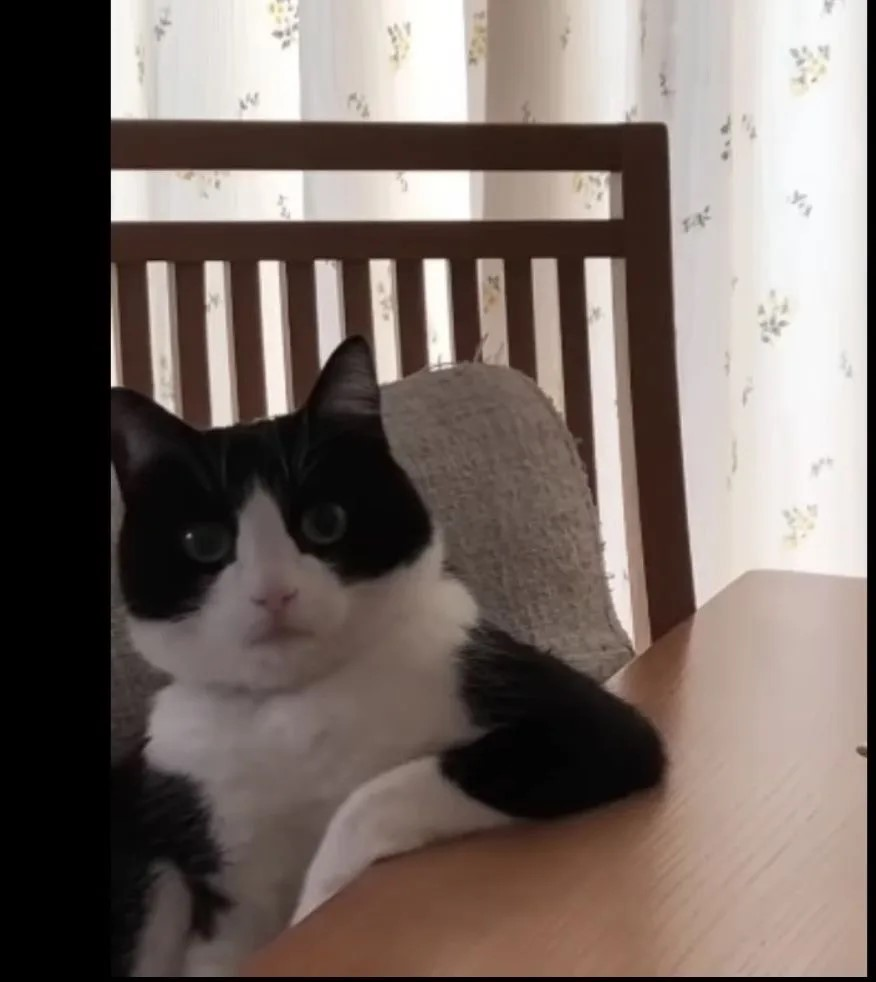
#> input picture cyberedu/frontend/assets/achievement-memes/Unknown-15-3c259305-50ac-4429-9898-02f225abc576.png, 876 x 982 px
$ python import-achievement-cat-memes.py
#> lines starting #> are read from the running program, lines starting #| are printed output that depends on the picture
#!/usr/bin/env python3
"""Импорт 17 кошачьих мемов в квадратные бейджи 512×512 для /public/achievements/."""
from __future__ import annotations

from pathlib import Path

from PIL import Image

ROOT = Path(__file__).resolve().parents[1]
OUT = ROOT / "public" / "achievements"

_ASSET_CANDIDATES = [
    ROOT / "assets" / "achievement-memes",
    Path.home() / ".cursor" / "projects" / "Users-tanya-Desktop-13" / "assets",
]


def resolve_assets_dir() -> Path:
    import os

    override = os.environ.get("ACHIEVEMENT_MEME_ASSETS")
    if override:
        p = Path(override)
        if p.is_dir():
            return p
    for candidate in _ASSET_CANDIDATES:
        if candidate.is_dir():
            return candidate
#> in process, raw is the input picture: PIL image 876x982 RGB; mean R, G, B 117.4, 105.3, 99.6
    raise SystemExit(
        "Assets folder not found. Put PNGs in frontend/assets/achievement-memes/ "
        f"or set ACHIEVEMENT_MEME_ASSETS. Tried: {_ASSET_CANDIDATES}"
    )

SIZE = 512

# slug -> исходный файл (17 уникальных мемов)
SLUG_SOURCE: dict[str, str] = {
    "first-step": "Unknown-15-3c259305-50ac-4429-9898-02f225abc576.png",
    "phishing-detective": "Unknown-16-52cbd0db-8d9d-4381-ace0-e8a49fe20d40.png",
    "account-defender": "Unknown-12-9c417f1f-cc55-4b24-9b27-ee536a9f880d.png",
    "log-analyst": "Unknown-9-c14e6c7f-ecc6-4483-bd74-7e47c03f4da3.png",
    "course-complete": "Unknown-6-db5636fc-ea2d-42c1-96e7-a0e7561c0515.png",
    "ai-mentor": "Unknown-4-68df9356-8120-48fd-9952-a988641c51e7.png",
    "half-course": "Unknown-5-2f7b300f-ea5c-4cc1-92f8-f49ce2d53f55.png",
    "perfect-test": "Unknown-17-118e7e04-0c3e-4bef-b9fc-4c4a8a81230c.png",
    "first-lecture": "Unknown-11-fa606a47-bdd5-4a4e-84b0-70ac161e771d.png",
    "test-survivor": "Unknown-10-7d77ae74-b3bf-4ea9-b8ef-303236823fdb.png",
    "two-modules": "Unknown-2-2bab0946-6434-4cc4-a573-e3819e8a2275.png",
    "three-modules": "Unknown-13-586551e4-fbcd-4470-8070-5125029c7f8f.png",
    "practice-sent": "Unknown-14-dc56d1e2-541a-4071-beb1-2193591b5d97.png",
    "mentor-regular": "Unknown-3-188267f8-5504-4049-88aa-0f609c6483b1.png",
    "test-retry": "Unknown-8-9c9252a7-55d6-45c4-9778-6104262b8a82.png",
    "all-lectures": "Unknown-7-a11b779e-d3ac-496f-b941-0a4856c279db.png",
    "almost-done": "Unknown-bd28b6a2-ec50-4a3d-9c70-518c8377decc.png",
}


def center_crop_square(img: Image.Image) -> Image.Image:
    w, h = img.size
#> w = 876; h = 982
    side = min(w, h)
#> side = 876
    left = (w - side) // 2
#> left = 0
    top = (h - side) // 2
#> top = 53
    return img.crop((left, top, left + side, top + side))
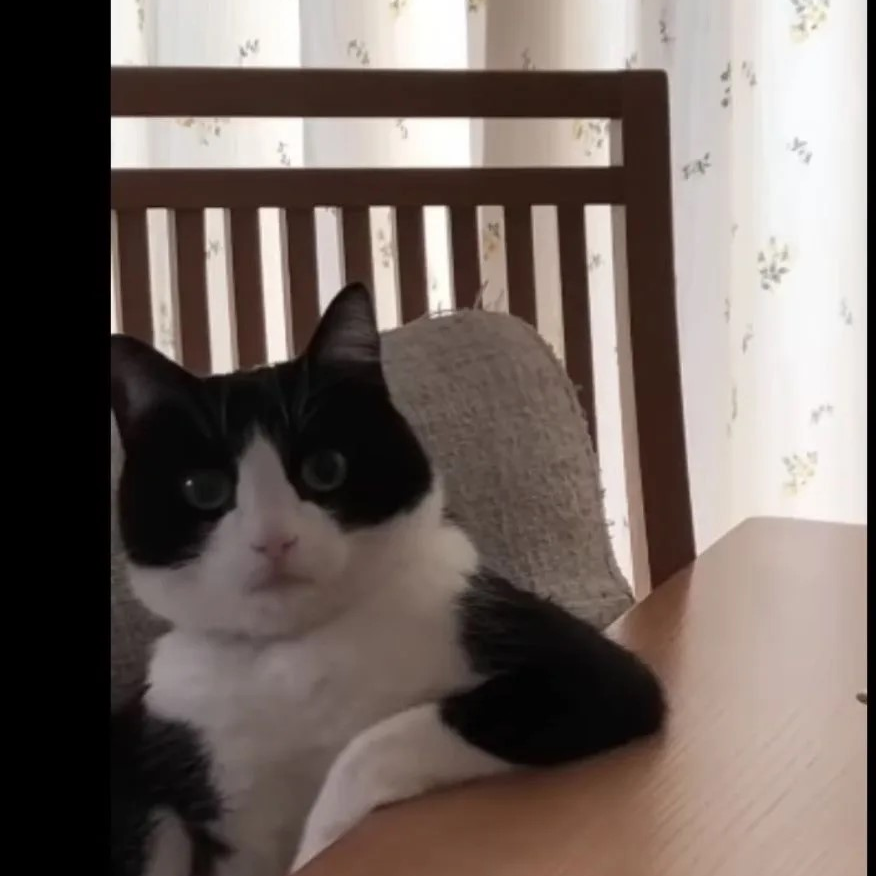
#> returned value: PIL image 876x876 RGB; mean R, G, B 113.7, 101.9, 96.5


def process(src: Path, dest: Path) -> None:
    with Image.open(src) as raw:
        img = raw.convert("RGB")
        square = center_crop_square(img).resize((SIZE, SIZE), Image.Resampling.LANCZOS)
#> pass 3 of the loop in main, `for slug, filename in SLUG_SOURCE.items():`:
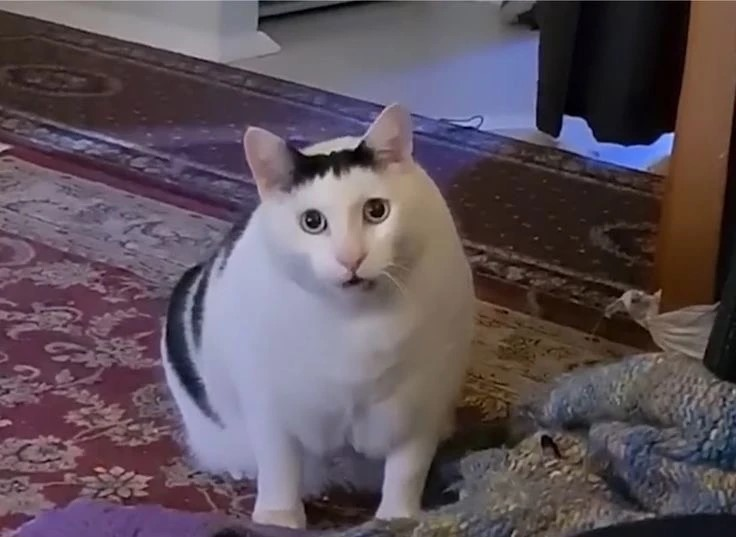
#> input picture cyberedu/frontend/assets/achievement-memes/Unknown-12-9c417f1f-cc55-4b24-9b27-ee536a9f880d.png, 736 x 537 px
#> in process, raw is the input picture: PIL image 736x537 RGB; mean R, G, B 94.3, 81.9, 90.4
#> in center_crop_square (call 3), `return img.crop((left, top, left + side, top + side))`:
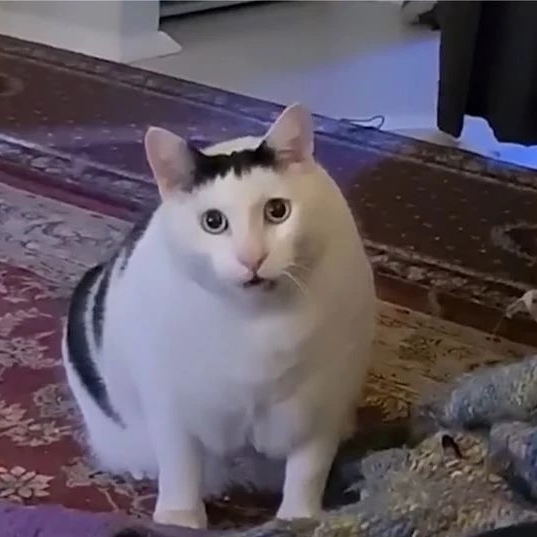
#> returned value: PIL image 537x537 RGB; mean R, G, B 97.6, 87.9, 98
#> the loop made 7 passes; the first 3 are shown
        dest.parent.mkdir(parents=True, exist_ok=True)
        square.save(dest, format="PNG", optimize=True)


def main() -> None:
    assets = resolve_assets_dir()

    digests: set[bytes] = set()
    for slug, filename in SLUG_SOURCE.items():
        src = assets / filename
        if not src.is_file():
#> (the run stopped early here; a loop or call above may not have finished)
